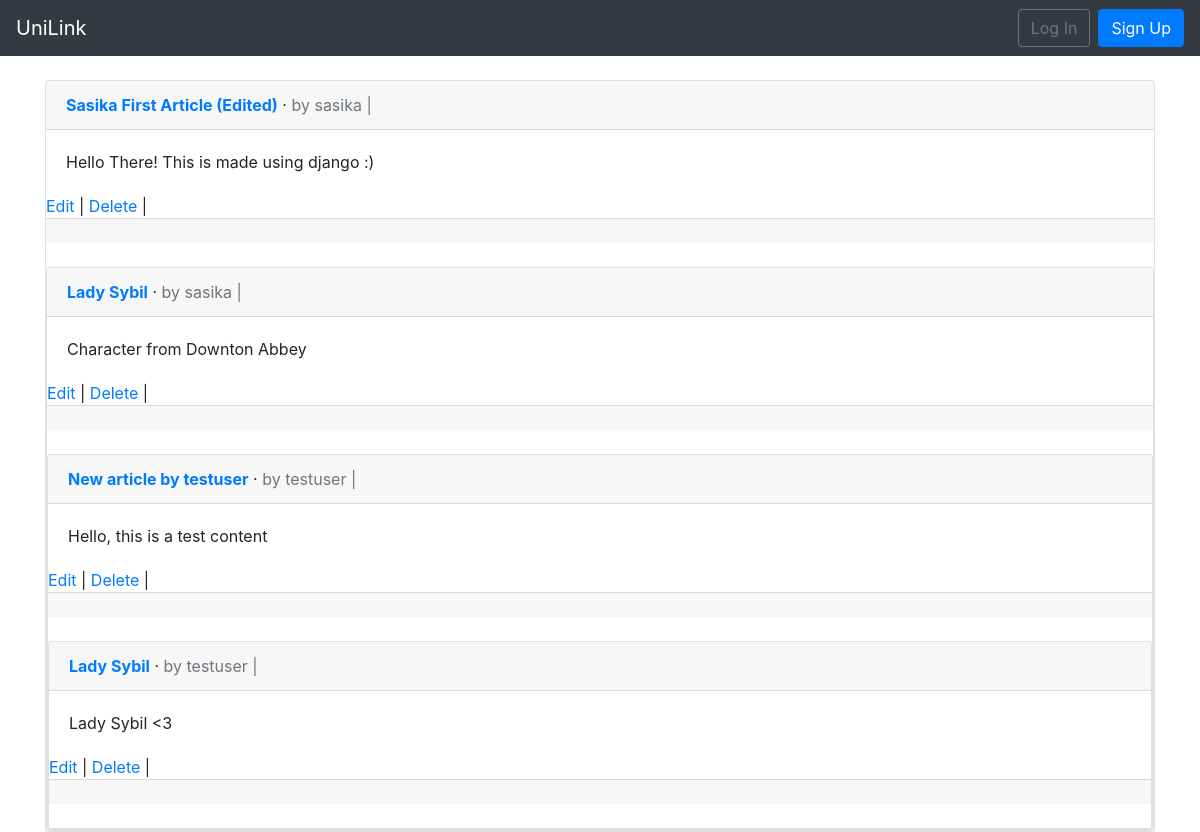
/articles/, run on an earlier commit of the app's database.
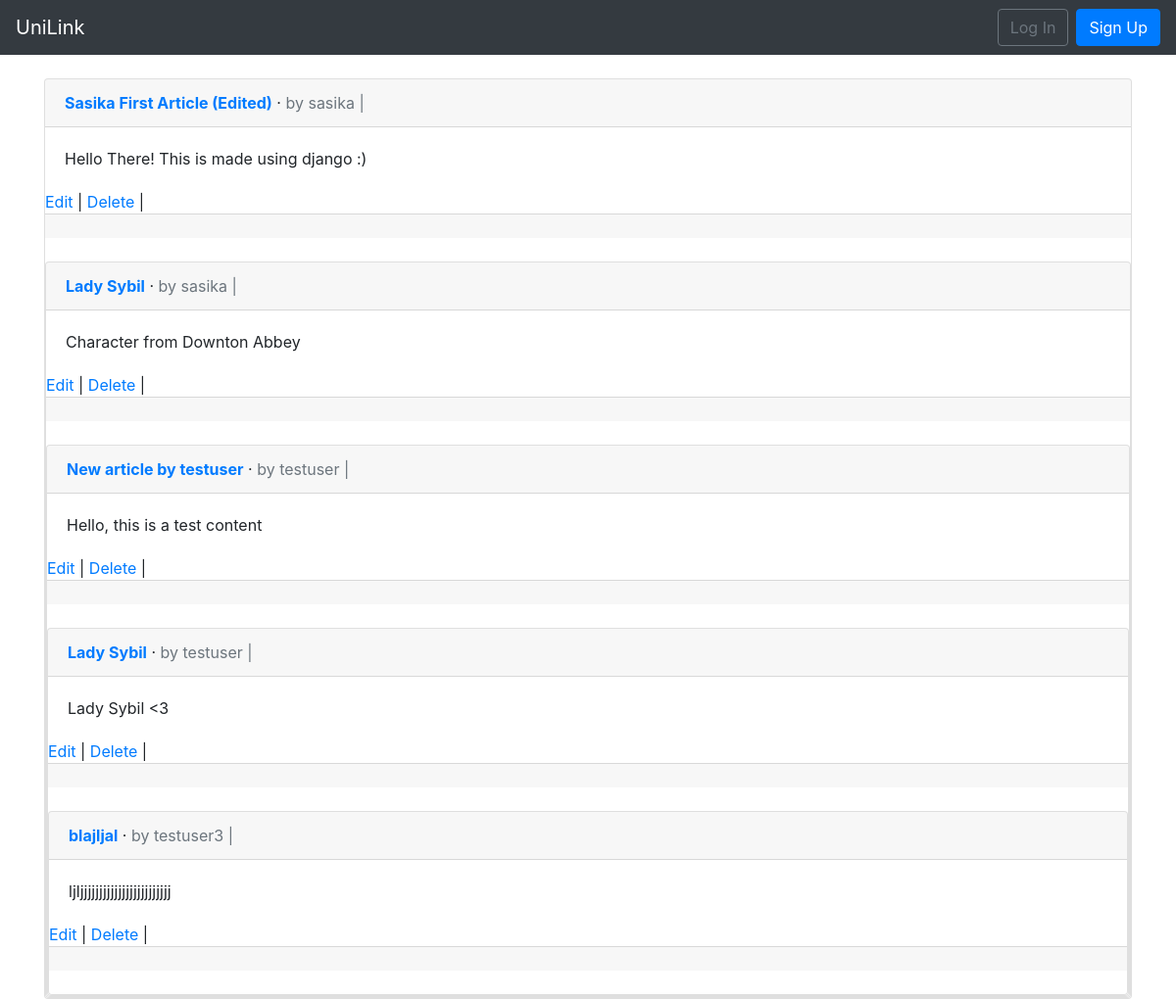
And on a later commit of the database.
### articles/models.py (models this page shows, shortened)
class Article(models.Model):
    title = models.CharField(max_length=255)
    body = models.TextField()
    image = models.ImageField(upload_to='static/images/articles/', blank=False)
    author = models.ForeignKey(
        get_user_model(),
        on_delete=models.CASCADE
        )
    created_date = models.DateTimeField(auto_now_add=True)
    published_date = models.DateTimeField(blank=True, null=True)

### users/models.py (models this page shows)
class CustomUser(AbstractUser):
    age = models.PositiveIntegerField(null=True, blank=True)

### articles/views.py (the view)
class ArticleListView(ListView, LoginRequiredMixin):
    model = Article
    template_name = 'article_list.html'
    login_url = 'login'

### templates/article_list.html (shortened to what this page needs)
{% extends 'base.html' %}
{% block content %}
{% for article in object_list %}
<div class="card">
    <div class="card-header">
        <span class="font-weight-bold"><a href="{% url 'article_detail' article.pk %}">{{ article.title }}</a></span>
        &middot;
        <span class="text-muted">by {{ article.author }} |
            {{ article.date }}</span>
    </div>
    <div class="card-body">
        {{ article.body }}
    </div>
    <div class
    <div class="card-footer text-center text-muted">
        <a href="{% url 'article_edit' article.pk %}">Edit</a> |
        <a href="{% url 'article_delete' article.pk %}">Delete</a> |
    </div>
    <div class="card-footer">
</div>
<br />
{% endfor %}
{% endblock content %}

What changed in the data, as far as the page shows it:
added Article: title "blajljal", author "testuser3", body "ljljjjjjjjjjjjjjjjjjjjjjjjj"
